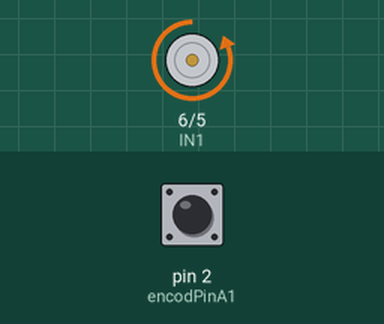
Recording of a program running on a simulated Arduino Mega 2560, built with avr-gcc and run on an emulated ATmega2560. Shown: motor-driver pin pairs drawn as motors (green arrow = first pin HIGH = forward, orange = second pin HIGH = backward, longer = more drive, scaled by the enable pin). The inputs (shaded band) are chosen by the test bench; at power-on: pin 2 (encodPinA1) HIGH. What the program prints to the serial monitor is not drawn.

Above: at 0.1 s.
Timing chart, 0 to 1.6 s (numbered marks = the images above):
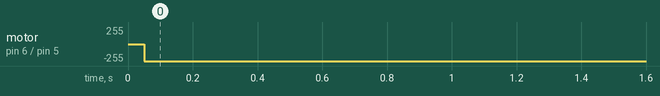

The program:

main.cpp
```cpp
// This file sets the motor to a certain speed, counts encoder ticks, and converts to angular rotation in RPM and Radians/second

#include <Arduino.h>
#include <util/atomic.h> // For the ATOMIC_BLOCK macro

#define encodPinA1 2 // YELLOW
#define encodPinB1 3 // WHITE
#define PWM 7
#define IN2 5
#define IN1 6

//time stuff
int prevT_print = 0;
int prevT_ctrl = 0;
int curT = 0;
int LOOPTIME_CTRL = 50;
int LOOPTIME_PRINT = 2000;
int dt = 0;

//encoder and velocity stuff
const float RPM2RADPERSEC = 0.104719755f;
volatile int count1 = 0; // tick counter, specify count1 as volatile: https://www.arduino.cc/reference/en/language/variables/variable-scope-qualifiers/volatile/
int angVel_rpm = 0;
float angVel_rad = 0.0;                          // speed (actual value)
float linVel = 0.0;
float wheelRadius = 3.5; //TODO correct this

// Control Stuff
//TODO change to use micros and try that out
int e = 0;
float dedt;
float eprev = 0;
float eintegral = 0;
float u;
//TODO change this an angular velocity instead of a position
//will need to do some mapping with pwm mapping and max rpm or max angular velocity
//use drive_encoders_test to do that
int target = 15000;
// PID constants
float kp = 1;
float kd = 0.2;  //was .025
float ki = 0.0; // was 0

//Function Declarations
void readEncoder();
void setMotor(int dir, int pwmVal, int pwm, int in1, int in2);
void getMotorData1(int count_temp, int dt);
void getControllerData1(int e, int target, float u);


void setup() {
  Serial.begin(9600);

  prevT_print = millis();
  prevT_ctrl = millis();

  pinMode(encodPinA1,INPUT);
  pinMode(encodPinB1,INPUT);
  //TODO try initializing them with high like that one dude did in the Pololu forums
  attachInterrupt(digitalPinToInterrupt(encodPinA1),readEncoder,RISING);
  // attachInterrupt(digitalPinToInterrupt(ENCA),readEncoder,CHANGE);

  pinMode(PWM,OUTPUT);
  pinMode(IN1,OUTPUT);
  pinMode(IN2,OUTPUT);
}

void loop() {

  int count1_temp = 0;
  ATOMIC_BLOCK(ATOMIC_RESTORESTATE) {
    count1_temp = count1;
  }

  curT = millis() ;

  dt = curT - prevT_ctrl;
  if (dt >= LOOPTIME_CTRL) {
    // error
    e = count1_temp - target;
    // derivative
    dedt = (e-eprev)/(dt);
    // integral
    eintegral = eintegral + e*dt;
    // control signal
    u = kp*e + kd*dedt + ki*eintegral;

    // motor power
    float pwr = fabs(u);
    //simple form of mapping
    if( pwr > 255 ){
      pwr = 255;
    }

    // motor direction
    int dir = 1;
    if(u<0){
      dir = -1;
    }

    // signal the motor
    setMotor(dir,pwr,PWM,IN1,IN2);

    // store previous error
    eprev = e;

    //reset prev time to know when to go back in loop
    prevT_ctrl = curT;
  }

  //Print out Results
  dt = curT - prevT_print;
  if (dt >= LOOPTIME_PRINT) {
    getMotorData1(count1_temp, dt);
    getControllerData1(e, target, u);
    prevT_print = curT;
  }

  // delay(5);
}

void setMotor(int dir, int pwmVal, int pwm, int in1, int in2){
  analogWrite(pwm,pwmVal);
  if(dir == 1){
    digitalWrite(in1,HIGH);
    digitalWrite(in2,LOW);
  }
  else if(dir == -1){
    digitalWrite(in1,LOW);
    digitalWrite(in2,HIGH);
  }
  else{
    digitalWrite(in1,LOW);
    digitalWrite(in2,LOW);
  }
}

void readEncoder(){
  int b = digitalRead(encodPinB1);
  if(b > 0){
    count1++;
  }
  else{
    count1--;
  }
}

void getMotorData1(int count_temp,int dt)  {                                                        // calculate speed, volts and Amps
  static long countPrev1 = 0;                                                   // last count
  // Convert from ticks to revolutions of output shaft: 48 CPR (pulses) X 75 gear ratio = output shaft revolutions
  angVel_rpm = ((count_temp - countPrev1) * (60 * (1000 / dt))) / (48 * 20.4);
  angVel_rad = angVel_rpm * RPM2RADPERSEC;
  linVel = angVel_rad*wheelRadius;
  Serial.print("Encoder Position: ");
  Serial.println(count_temp);
  // Serial.print("RPM1: ");
  // Serial.println(angVel_rpm);
  // Serial.print("Rad/second: ");
  // Serial.println(angVel_rad);
  // Serial.print("Meters/second: ");
  // Serial.println(linVel);

  //reset count to zero
  // count1 = 0;
  countPrev1 = count_temp;
}

void getControllerData1(int e, int target, float u) {
  Serial.print("Error: ");
  Serial.println(e);
  Serial.print("Target: ");
  Serial.println(target);
  Serial.print("Control Signal: ");
  Serial.println(u);
  Serial.println("");
}


//LEFTOVER CODE

/*
  float deltaCheckT = ((float) (curT - checkT))/( 1.0e3 );
  // Serial.print("deltaCheckT: ");
  // Serial.println(deltaCheckT);
  if(deltaCheckT > 0.500)
    {
      checkT = curT;
      Serial.print("Encoder Position: ");
      Serial.println(count1_temp);
    }
  */
```

Measured:
- by itself, motor on pin 6 (IN1) / pin 5 (IN2): stopped → backward 255/255 at 0.05 s
